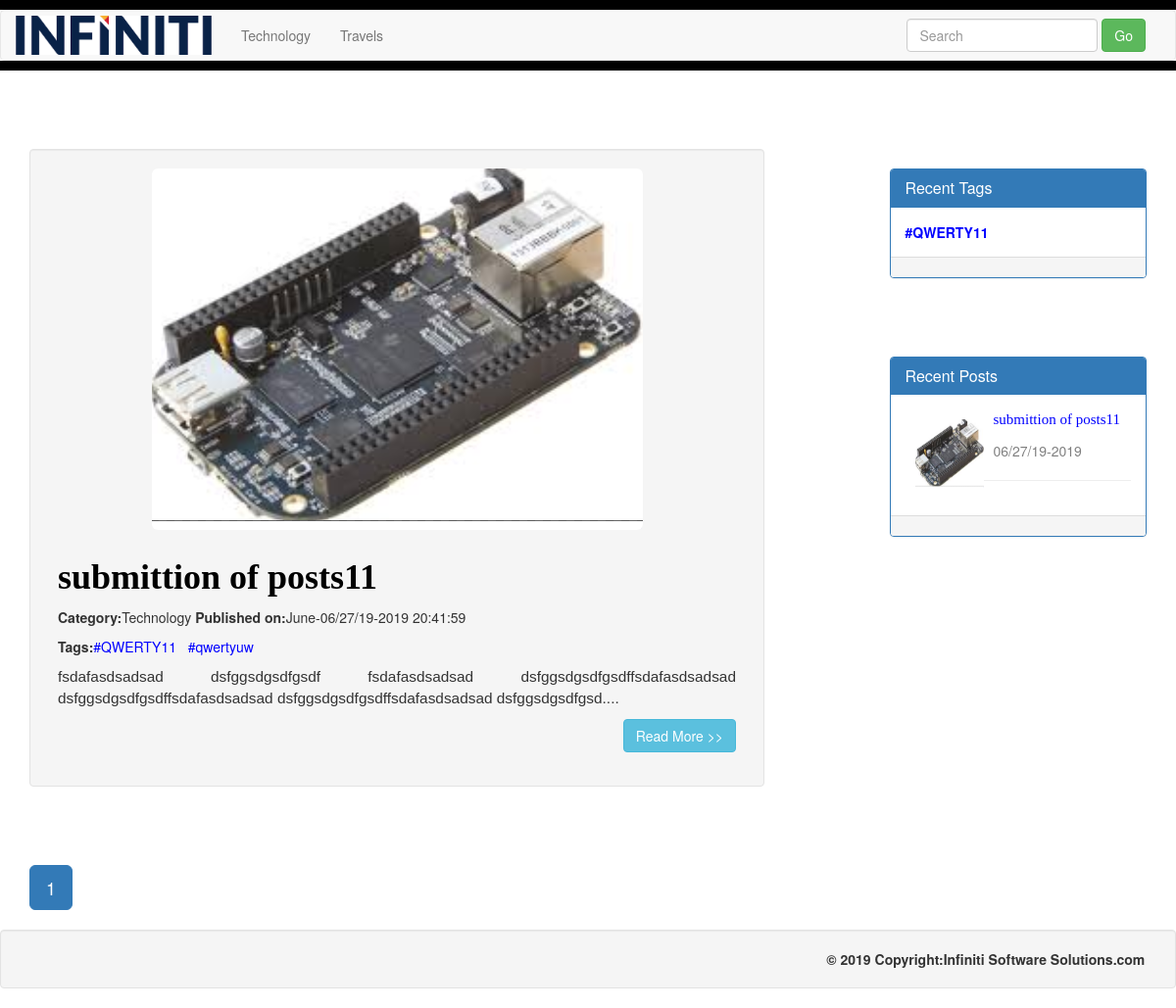
The page /blog.php?page=1 on the database its author committed.
### tables this page shows
CREATE TABLE `category` (
  `id` int(10) NOT NULL,
  `datetime` varchar(50) NOT NULL,
  `name` varchar(100) NOT NULL,
  `creatorname` varchar(200) NOT NULL
);

CREATE TABLE `posts` (
  `id` int(11) NOT NULL,
  `title` varchar(200) NOT NULL,
  `category` varchar(100) NOT NULL,
  `content` varchar(10000) NOT NULL,
  `photos` varchar(400) NOT NULL,
  `dateTime` varchar(50) NOT NULL,
  `Author` varchar(50) NOT NULL,
  `Status` varchar(50) NOT NULL,
  `tag1` varchar(50) NOT NULL,
  `tag2` varchar(50) NOT NULL,
  `tag3` varchar(50) NOT NULL,
  `tag4` varchar(50) NOT NULL
);

### blog.php (the view, shortened to what this page needs)
<?php require_once("includes/functions.php"); ?>
<!DOCTYPE html>
<html lang="en">
	<head>
	  <link rel="stylesheet" href="css/bootstrap.min.css">
	  <link rel="stylesheet" href="css/publicpagestyle.css">
	</head>
	<body>
	<div style="height: 10px; background:black;"></div>
	<nav class="navbar navbar-default" role="navigation">
		<div class="conatainer">
			<div class="navbar-header">
				<a class="navbar-brand" href="blog.php">
				<img style="margin-top:-10px;" src="images/logo.png" width="200px" height="40px">
				</a>
			</div>
			<div class="collapse navbar-collapse" id="collapse">
			<ul class="nav navbar-nav">
			<?php
			$query="select * from category";
			$run=mysqli_query($conn,$query);
			while($row=mysqli_fetch_assoc($run)){
				$category=$row['name'];
				echo "<li><a href='blog.php?category={$category}'>$category</a></li>";
			}
			?>
			</ul>
			<form action="blog.php" class="navbar-form pull-right">
				<div class="form-group">
				<input type="text" class="form-control" placeholder="Search" name="search">
				</div>
				<button class="btn btn-success" name="searchbutton">Go</button>
			</form>
			</div>
		</div>
	</nav>
	<div style="height: 10px; background:black;margin-top:-20px;"></div>
	<div class="container">
		<div class="row">
			<div class="col-sm-8">
			<?php
			global $conn;
			if(isset($_GET["searchbutton"])){
				$search=$_GET["search"];
				$Viewquery="Select * from posts Where dateTime like '%$search%' or
				title like '%$search%' or category like '%$search%' or content like '%$search%'
				or tag1 like '%$search%' or tag2 like '%$search%' or tag3 like '%$search%' or tag4 like '%$search%'";
			}
			elseif(isset($_GET["category"])){
				$Category=$_GET["category"];
				$Viewquery="select * from posts Where category ='$Category' order by dateTime desc";
			}
			elseif(isset($_GET["tag"])){
				$tag=$_GET["tag"];
				$Viewquery="select * from posts Where tag1 ='$tag'";
			}
			elseif(isset($_GET["page"])){
				$page=$_GET["page"];
				if($page==0 ||$page<0 ){
					$showpostfrom=0;
				}else{
				$showpostfrom=($page*5)-5;
				}
				$Viewquery="Select * from posts order by dateTime desc limit $showpostfrom,5";
			}
			else{
			$Viewquery="Select * from posts order by dateTime desc limit 0,5";}
			$run=mysqli_query($conn,$Viewquery);
			while($DataRows=mysqli_fetch_array($run)){
				$dateTime=$DataRows["dateTime"];
				$title=$DataRows["title"];
				$Category=$DataRows["category"];
				$content=$DataRows["content"];
				$image=$DataRows["photos"];
				$tag1=$DataRows["tag1"];
				$tag2=$DataRows["tag2"];
			?>
				<div class="thumbnail well">
					<img class="img-responsive img-rounded" src="Uploads/<?php echo $image; ?> ">
					<div class="caption">
						<h1 id="postheading"><?php echo htmlentities($title); ?></h1>
						<p><b>Category:</b><?php echo htmlentities($Category); ?> <b>Published on:</b><?php echo htmlentities($dateTime); ?></p>
						<p><b>Tags:</b><span style="color:blue"><?php echo htmlentities($tag1); ?> <?php echo htmlentities($tag2); ?> </span></p>
						<p class="content"><?php
						if(strlen($content)>100){
							$content=substr($content,0,150).'....';
						echo $content; ?></p>
						<a href="fullpost.php?id=<?php echo $DataRows['id']; ?>"><span class="btn btn-info pull-right" id="readmorebtn">Read More >></span></a>
						<?php }else{
							echo $content;
						}?>
					</div>
				</div></br></br>
			<?php } ?>
			<nav>
				<ul class="pagination pull-left pagination-lg">
			<?php
			global $conn;
			$querycnt="select count(*) from posts";
			$run=mysqli_query($conn,$querycnt);
			$rowpage=mysqli_fetch_array($run);
			$totpost=array_shift($rowpage);
			$postpage=$totpost/5;
			$postpage=ceil($postpage);
			for($i=1;$i<=$postpage;$i++){
				if(isset($page)){
				if($i==$page){
			?>
			<li class="active"><a href="blog.php?page=<?php echo $i; ?>"><?php echo $i; ?></a></li>
			<?php }else{?>
					<li><a href="blog.php?page=<?php echo $i; ?>"><?php echo $i; ?></a></li>
				<?php }
			}} ?>
			</ul>
			</nav>
			</div>
			<div class="col-sm-offset-1 col-sm-3 ">
				<div class="panel panel-primary">
					<div class="panel-heading">
						<h2 class="panel-title">Recent Tags</h2>
					</div>
					<div class="panel-body">
						<?php
						global $conn;
						$Viewquery = "select id,tag1,tag2,tag3,tag4 from posts order by datetime desc";
						$run=mysqli_query($conn,$Viewquery);
						while($DataRows=mysqli_fetch_array($run)){
							$tag1=$DataRows['tag1'];
						?>
						<a href="blog.php?tag=<?php echo $tag1; ?>">
						<span style="color:blue;"><b><?php echo $tag1."&nbsp;&nbsp;&nbsp;"?></b></span>
						</a>
						<?php } ?>
					</div>
					<div class="panel-footer">
					</div>
				</div>
				<div class="panel panel-primary">
					<div class="panel-heading">
						<h2 class="panel-title">Recent Posts</h2>
					</div>
					<div class="panel-body">
					<?php
						$Viewquery="select * from posts order by datetime desc limit 0,5";
						$run=mysqli_query($conn,$Viewquery);
						while($DataRows=mysqli_fetch_array($run)){
							$id=$DataRows["id"];
							$title=$DataRows["title"];
							$date=$DataRows["dateTime"];
							$img=$DataRows["photos"];
							if(strlen($date)>10){$date=substr($date,5,13);}
					?>
						<div>
							<img class="pull-left" style="margin-top:10px;margin-left:10px;"src="Uploads/<?php echo $img;?>" width="70px" height="70px">
							<a href="fullpost.php?id=<?php echo $id;?>">
							<p style="color:blue;font-family:Times New Roman;font-size:15px;margin-left:90px;"><?php echo $title;?></p>
							</a>
							<p style="margin-left:90px;color:gray;"><?php echo $date;?></p>
							<hr>
						</div>
						<?php } ?>
					</div>
					<div class="panel-footer">
					</div>
				</div>
			</div>
		</div>
	</div>
	<div id="footer">
		<footer class="page-footer font-small blue">
		  <div class="footer-copyright text-right well" style=""><b>© 2019 Copyright:Infiniti Software Solutions.com</b>&nbsp;&nbsp;&nbsp;
		  </div>
		</footer>
	</div>
	</body>
</html>

### css/publicpagestyle.css (style rules this page uses)
#postheading { font-family:Bitter,Georgia,"Times New Roman"; font-weight: bold; color:black; }
.content { font-size: 1.1em; font-family: "Lucida Sans Unicode",sans-serif; text-align:justify; }
#readmorebtn { float:right; }

### rows shown on the page
category: name "Technology"
category: name "Travels"
posts: photos (picture), title "submittion of posts11", category "Technology", dateTime "June-06/27/19-2019 20:41:59", tag1 "#QWERTY11", tag2 "#qwertyuw", content "fsdafasdsadsad dsfggsdgsdfgsdf fsdafasdsadsad dsfggsdgsdfgsdffsdafasdsadsad dsfggsdgsdfgsdffsdafasdsadsad dsfggsdgsdfgsdffsdafasdsadsad dsfggsdgsdfgsd....", dateTime "06/27/19-2019"
